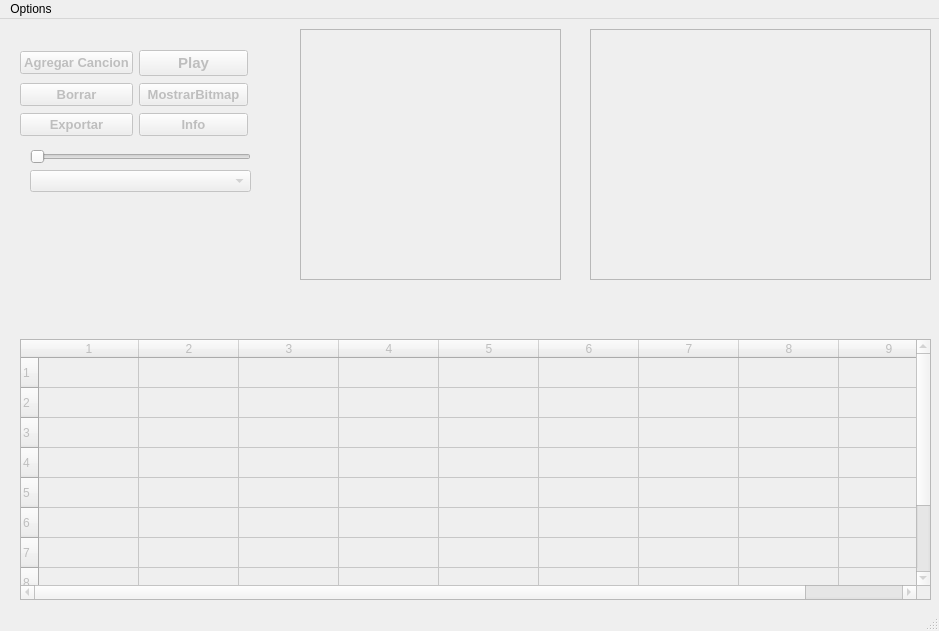
<?xml version="1.0" encoding="UTF-8"?>
<ui version="4.0">
 <class>MainWindow</class>
 <widget class="QMainWindow" name="MainWindow">
  <property name="geometry">
   <rect>
    <x>0</x>
    <y>0</y>
    <width>939</width>
    <height>631</height>
   </rect>
  </property>
  <property name="windowTitle">
   <string>Qt Player</string>
  </property>
  <widget class="QWidget" name="centralwidget">
   <widget class="QWidget" name="layoutWidget">
    <property name="geometry">
     <rect>
      <x>20</x>
      <y>30</y>
      <width>228</width>
      <height>88</height>
     </rect>
    </property>
    <layout class="QGridLayout" name="gridLayout">
     <item row="0" column="0">
      <widget class="QPushButton" name="btnAgregar">
       <property name="enabled">
        <bool>false</bool>
       </property>
       <property name="font">
        <font>
         <pointsize>10</pointsize>
         <weight>75</weight>
         <bold>true</bold>
        </font>
       </property>
       <property name="text">
        <string>Agregar Cancion</string>
       </property>
      </widget>
     </item>
     <item row="0" column="1">
      <widget class="QPushButton" name="btnPlay">
       <property name="enabled">
        <bool>false</bool>
       </property>
       <property name="font">
        <font>
         <pointsize>11</pointsize>
         <weight>75</weight>
         <bold>true</bold>
        </font>
       </property>
       <property name="text">
        <string>Play</string>
       </property>
      </widget>
     </item>
     <item row="1" column="0">
      <widget class="QPushButton" name="btnBorrar">
       <property name="enabled">
        <bool>false</bool>
       </property>
       <property name="font">
        <font>
         <pointsize>10</pointsize>
         <weight>75</weight>
         <bold>true</bold>
        </font>
       </property>
       <property name="text">
        <string>Borrar</string>
       </property>
      </widget>
     </item>
     <item row="1" column="1">
      <widget class="QPushButton" name="btnMostrarBitmap">
       <property name="enabled">
        <bool>false</bool>
       </property>
       <property name="font">
        <font>
         <pointsize>10</pointsize>
         <weight>75</weight>
         <bold>true</bold>
        </font>
       </property>
       <property name="text">
        <string>MostrarBitmap</string>
       </property>
      </widget>
     </item>
     <item row="2" column="0">
      <widget class="QPushButton" name="btnExportar">
       <property name="enabled">
        <bool>false</bool>
       </property>
       <property name="font">
        <font>
         <pointsize>10</pointsize>
         <weight>75</weight>
         <bold>true</bold>
        </font>
       </property>
       <property name="text">
        <string>Exportar</string>
       </property>
      </widget>
     </item>
     <item row="2" column="1">
      <widget class="QPushButton" name="btnInfo">
       <property name="enabled">
        <bool>false</bool>
       </property>
       <property name="font">
        <font>
         <pointsize>10</pointsize>
         <weight>75</weight>
         <bold>true</bold>
        </font>
       </property>
       <property name="text">
        <string>Info</string>
       </property>
      </widget>
     </item>
    </layout>
   </widget>
   <widget class="QGraphicsView" name="graphicsViewTags">
    <property name="enabled">
     <bool>false</bool>
    </property>
    <property name="geometry">
     <rect>
      <x>300</x>
      <y>10</y>
      <width>261</width>
      <height>251</height>
     </rect>
    </property>
   </widget>
   <widget class="QTableWidget" name="tableWidget">
    <property name="enabled">
     <bool>false</bool>
    </property>
    <property name="geometry">
     <rect>
      <x>20</x>
      <y>320</y>
      <width>911</width>
      <height>261</height>
     </rect>
    </property>
    <property name="rowCount">
     <number>10</number>
    </property>
    <property name="columnCount">
     <number>9</number>
    </property>
    <row/>
    <row/>
    <row/>
    <row/>
    <row/>
    <row/>
    <row/>
    <row/>
    <row/>
    <row/>
    <column/>
    <column/>
    <column/>
    <column/>
    <column/>
    <column/>
    <column/>
    <column/>
    <column/>
    <item row="0" column="0">
     <property name="text">
      <string/>
     </property>
    </item>
   </widget>
   <widget class="QGraphicsView" name="graphicsViewSuperBlock">
    <property name="enabled">
     <bool>false</bool>
    </property>
    <property name="geometry">
     <rect>
      <x>590</x>
      <y>10</y>
      <width>341</width>
      <height>251</height>
     </rect>
    </property>
   </widget>
   <widget class="QWidget" name="">
    <property name="geometry">
     <rect>
      <x>30</x>
      <y>130</y>
      <width>221</width>
      <height>45</height>
     </rect>
    </property>
    <layout class="QGridLayout" name="gridLayout_2">
     <item row="0" column="0">
      <widget class="QSlider" name="horizontalSliderPos">
       <property name="enabled">
        <bool>false</bool>
       </property>
       <property name="orientation">
        <enum>Qt::Horizontal</enum>
       </property>
      </widget>
     </item>
     <item row="1" column="0">
      <widget class="QComboBox" name="cmbSongs">
       <property name="enabled">
        <bool>false</bool>
       </property>
      </widget>
     </item>
    </layout>
   </widget>
  </widget>
  <widget class="QMenuBar" name="menubar">
   <property name="geometry">
    <rect>
     <x>0</x>
     <y>0</y>
     <width>939</width>
     <height>20</height>
    </rect>
   </property>
   <widget class="QMenu" name="menuClick">
    <property name="title">
     <string>Options</string>
    </property>
    <addaction name="actionNew_Disk"/>
    <addaction name="actionOpen_Disk"/>
    <addaction name="actionDelete_Disk"/>
   </widget>
   <addaction name="menuClick"/>
  </widget>
  <widget class="QStatusBar" name="statusbar"/>
  <action name="actionNew_Disk">
   <property name="text">
    <string>New Disk</string>
   </property>
  </action>
  <action name="actionOpen_Disk">
   <property name="text">
    <string>Open Disk</string>
   </property>
  </action>
  <action name="actionDelete_Disk">
   <property name="text">
    <string>Delete Disk</string>
   </property>
  </action>
 </widget>
 <resources/>
 <connections/>
</ui>
